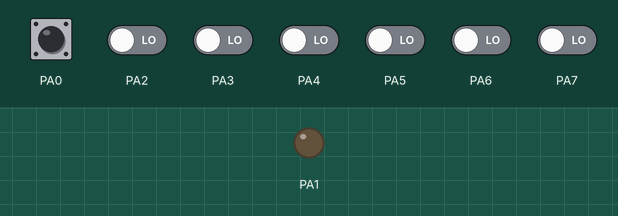
This program was run on a simulated ATmega32, built with avr-gcc and emulated at 8 MHz. On the bench: output pins drawn as LEDs (lit = HIGH). Inputs (shaded band) come from the test bench; at power-on: PA0 HIGH, PA2–7 LOW.

Above: at 1.2 s.
1.3 s: PA0 pulled LOW for 0.15 s
At 2.3 s:
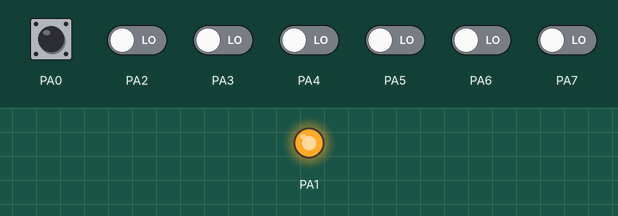
2.9 s: PA0 pulled LOW for 1 s
At 3.5 s:
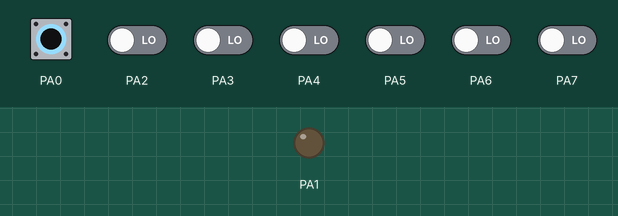
Timing chart, 0 to 5.9 s (numbered marks = the images above; inputs shaded):
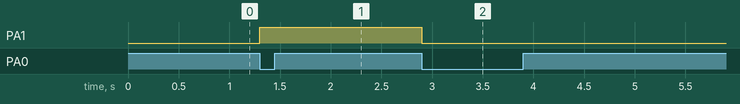

The program:

main.c
```c
#define F_CPU 8000000UL

#include "FreeRTOS.h"
#include "task.h"
#include "semphr.h"

#include "Gpio.h"
#include "Serial.h"

uint8_t flag = 0;
uint8_t flag1 = 0;

xSemaphoreHandle led  = NULL;

void read_button(void* ptr);
TaskHandle_t read_handle = NULL;

void led_toggle(void* ptr);
TaskHandle_t led_handle = NULL;

int main(void)
{
	pinMode(A0, INPUT_PULLUP);
	pinMode(A1, OUTPUT);

	xTaskCreate(read_button, "omar", 100, NULL, 1, read_handle);
	xTaskCreate(led_toggle, "ahmed", 100, NULL, 2, led_handle);

	vTaskStartScheduler();
}

void read_button(void* ptr)
{
	while(1)
	{
		if(digitalRead(A0) == 0 && flag1==0)
		{
			flag1 = 1;
			xSemaphoreGive(led);
		}
		else if(digitalRead(A0) == 1 && flag1==1)
		{
				flag1 = 0;
		}
	}
}

void led_toggle(void* ptr)
{
	led = xSemaphoreCreateBinary();
	while(1)
	{
		xSemaphoreTake(led, portMAX_DELAY);

		if(flag == 0)
		{
			digitalWrite(A1, HIGH);
			flag = 1;
		}
		else if(flag == 1)
		{
			digitalWrite(A1, LOW);
			flag = 0;
		}
	}
}
```

croutine.c
```c
// (licence header left out)
#include "FreeRTOS.h"
#include "task.h"
#include "croutine.h"

/* Remove the whole file is co-routines are not being used. */
#if ( configUSE_CO_ROUTINES != 0 )

/*
 * Some kernel aware debuggers require data to be viewed to be global, rather
 * than file scope.
 */
    #ifdef portREMOVE_STATIC_QUALIFIER
        #define static
    #endif


/* Lists for ready and blocked co-routines. --------------------*/
    static List_t pxReadyCoRoutineLists[ configMAX_CO_ROUTINE_PRIORITIES ]; /*< Prioritised ready co-routines. */
    static List_t xDelayedCoRoutineList1;                                   /*< Delayed co-routines. */
    static List_t xDelayedCoRoutineList2;                                   /*< Delayed co-routines (two lists are used - one for delays that have overflowed the current tick count. */
    static List_t * pxDelayedCoRoutineList = NULL;                          /*< Points to the delayed co-routine list currently being used. */
    static List_t * pxOverflowDelayedCoRoutineList = NULL;                  /*< Points to the delayed co-routine list currently being used to hold co-routines that have overflowed the current tick count. */
    static List_t xPendingReadyCoRoutineList;                               /*< Holds co-routines that have been readied by an external event.  They cannot be added directly to the ready lists as the ready lists cannot be accessed by interrupts. */

/* Other file private variables. --------------------------------*/
    CRCB_t * pxCurrentCoRoutine = NULL;
    static UBaseType_t uxTopCoRoutineReadyPriority = 0;
    static TickType_t xCoRoutineTickCount = 0, xLastTickCount = 0, xPassedTicks = 0;

/* The initial state of the co-routine when it is created. */
    #define corINITIAL_STATE    ( 0 )

/*
 * Place the co-routine represented by pxCRCB into the appropriate ready queue
 * for the priority.  It is inserted at the end of the list.
 *
 * This macro accesses the co-routine ready lists and therefore must not be
 * used from within an ISR.
 */
    #define prvAddCoRoutineToReadyQueue( pxCRCB )                                                                       \
    {                                                                                                                   \
        if( pxCRCB->uxPriority > uxTopCoRoutineReadyPriority )                                                          \
        {                                                                                                               \
            uxTopCoRoutineReadyPriority = pxCRCB->uxPriority;                                                           \
        }                                                                                                               \
        vListInsertEnd( ( List_t * ) &( pxReadyCoRoutineLists[ pxCRCB->uxPriority ] ), &( pxCRCB->xGenericListItem ) ); \
    }

/*
 * Utility to ready all the lists used by the scheduler.  This is called
 * automatically upon the creation of the first co-routine.
 */
    static void prvInitialiseCoRoutineLists( void );

/*
 * Co-routines that are readied by an interrupt cannot be placed directly into
 * the ready lists (there is no mutual exclusion).  Instead they are placed in
 * in the pending ready list in order that they can later be moved to the ready
 * list by the co-routine scheduler.
 */
    static void prvCheckPendingReadyList( void );

/*
 * Macro that looks at the list of co-routines that are currently delayed to
 * see if any require waking.
 *
 * Co-routines are stored in the queue in the order of their wake time -
 * meaning once one co-routine has been found whose timer has not expired
 * we need not look any further down the list.
 */
    static void prvCheckDelayedList( void );

/*-----------------------------------------------------------*/

    BaseType_t xCoRoutineCreate( crCOROUTINE_CODE pxCoRoutineCode,
                                 UBaseType_t uxPriority,
                                 UBaseType_t uxIndex )
    {
        BaseType_t xReturn;
        CRCB_t * pxCoRoutine;

        /* Allocate the memory that will store the co-routine control block. */
        pxCoRoutine = ( CRCB_t * ) pvPortMalloc( sizeof( CRCB_t ) );

        if( pxCoRoutine )
        {
            /* If pxCurrentCoRoutine is NULL then this is the first co-routine to
            * be created and the co-routine data structures need initialising. */
            if( pxCurrentCoRoutine == NULL )
            {
                pxCurrentCoRoutine = pxCoRoutine;
                prvInitialiseCoRoutineLists();
            }

            /* Check the priority is within limits. */
            if( uxPriority >= configMAX_CO_ROUTINE_PRIORITIES )
            {
                uxPriority = configMAX_CO_ROUTINE_PRIORITIES - 1;
            }

            /* Fill out the co-routine control block from the function parameters. */
            pxCoRoutine->uxState = corINITIAL_STATE;
            pxCoRoutine->uxPriority = uxPriority;
            pxCoRoutine->uxIndex = uxIndex;
            pxCoRoutine->pxCoRoutineFunction = pxCoRoutineCode;

            /* Initialise all the other co-routine control block parameters. */
            vListInitialiseItem( &( pxCoRoutine->xGenericListItem ) );
            vListInitialiseItem( &( pxCoRoutine->xEventListItem ) );

            /* Set the co-routine control block as a link back from the ListItem_t.
             * This is so we can get back to the containing CRCB from a generic item
             * in a list. */
            listSET_LIST_ITEM_OWNER( &( pxCoRoutine->xGenericListItem ), pxCoRoutine );
            listSET_LIST_ITEM_OWNER( &( pxCoRoutine->xEventListItem ), pxCoRoutine );

            /* Event lists are always in priority order. */
            listSET_LIST_ITEM_VALUE( &( pxCoRoutine->xEventListItem ), ( ( TickType_t ) configMAX_CO_ROUTINE_PRIORITIES - ( TickType_t ) uxPriority ) );

            /* Now the co-routine has been initialised it can be added to the ready
             * list at the correct priority. */
            prvAddCoRoutineToReadyQueue( pxCoRoutine );

            xReturn = pdPASS;
        }
        else
        {
            xReturn = errCOULD_NOT_ALLOCATE_REQUIRED_MEMORY;
        }

        return xReturn;
    }
/*-----------------------------------------------------------*/

    void vCoRoutineAddToDelayedList( TickType_t xTicksToDelay,
                                     List_t * pxEventList )
    {
        TickType_t xTimeToWake;

        /* Calculate the time to wake - this may overflow but this is
         * not a problem. */
        xTimeToWake = xCoRoutineTickCount + xTicksToDelay;

        /* We must remove ourselves from the ready list before adding
         * ourselves to the blocked list as the same list item is used for
         * both lists. */
        ( void ) uxListRemove( ( ListItem_t * ) &( pxCurrentCoRoutine->xGenericListItem ) );

        /* The list item will be inserted in wake time order. */
        listSET_LIST_ITEM_VALUE( &( pxCurrentCoRoutine->xGenericListItem ), xTimeToWake );

        if( xTimeToWake < xCoRoutineTickCount )
        {
            /* Wake time has overflowed.  Place this item in the
             * overflow list. */
            vListInsert( ( List_t * ) pxOverflowDelayedCoRoutineList, ( ListItem_t * ) &( pxCurrentCoRoutine->xGenericListItem ) );
        }
        else
        {
            /* The wake time has not overflowed, so we can use the
             * current block list. */
            vListInsert( ( List_t * ) pxDelayedCoRoutineList, ( ListItem_t * ) &( pxCurrentCoRoutine->xGenericListItem ) );
        }

        if( pxEventList )
        {
            /* Also add the co-routine to an event list.  If this is done then the
             * function must be called with interrupts disabled. */
            vListInsert( pxEventList, &( pxCurrentCoRoutine->xEventListItem ) );
        }
    }
/*-----------------------------------------------------------*/

    static void prvCheckPendingReadyList( void )
    {
        /* Are there any co-routines waiting to get moved to the ready list?  These
         * are co-routines that have been readied by an ISR.  The ISR cannot access
         * the ready lists itself. */
        while( listLIST_IS_EMPTY( &xPendingReadyCoRoutineList ) == pdFALSE )
        {
            CRCB_t * pxUnblockedCRCB;

            /* The pending ready list can be accessed by an ISR. */
            portDISABLE_INTERRUPTS();
            {
                pxUnblockedCRCB = ( CRCB_t * ) listGET_OWNER_OF_HEAD_ENTRY( ( &xPendingReadyCoRoutineList ) );
                ( void ) uxListRemove( &( pxUnblockedCRCB->xEventListItem ) );
            }
            portENABLE_INTERRUPTS();

            ( void ) uxListRemove( &( pxUnblockedCRCB->xGenericListItem ) );
            prvAddCoRoutineToReadyQueue( pxUnblockedCRCB );
        }
    }
/*-----------------------------------------------------------*/

    static void prvCheckDelayedList( void )
    {
        CRCB_t * pxCRCB;

        xPassedTicks = xTaskGetTickCount() - xLastTickCount;

        while( xPassedTicks )
        {
            xCoRoutineTickCount++;
            xPassedTicks--;

            /* If the tick count has overflowed we need to swap the ready lists. */
            if( xCoRoutineTickCount == 0 )
            {
                List_t * pxTemp;

                /* Tick count has overflowed so we need to swap the delay lists.  If there are
                 * any items in pxDelayedCoRoutineList here then there is an error! */
                pxTemp = pxDelayedCoRoutineList;
                pxDelayedCoRoutineList = pxOverflowDelayedCoRoutineList;
                pxOverflowDelayedCoRoutineList = pxTemp;
            }

            /* See if this tick has made a timeout expire. */
            while( listLIST_IS_EMPTY( pxDelayedCoRoutineList ) == pdFALSE )
            {
                pxCRCB = ( CRCB_t * ) listGET_OWNER_OF_HEAD_ENTRY( pxDelayedCoRoutineList );

                if( xCoRoutineTickCount < listGET_LIST_ITEM_VALUE( &( pxCRCB->xGenericListItem ) ) )
                {
                    /* Timeout not yet expired. */
                    break;
                }

                portDISABLE_INTERRUPTS();
                {
                    /* The event could have occurred just before this critical
                     *  section.  If this is the case then the generic list item will
                     *  have been moved to the pending ready list and the following
                     *  line is still valid.  Also the pvContainer parameter will have
                     *  been set to NULL so the following lines are also valid. */
                    ( void ) uxListRemove( &( pxCRCB->xGenericListItem ) );

                    /* Is the co-routine waiting on an event also? */
                    if( pxCRCB->xEventListItem.pxContainer )
                    {
                        ( void ) uxListRemove( &( pxCRCB->xEventListItem ) );
                    }
                }
                portENABLE_INTERRUPTS();

                prvAddCoRoutineToReadyQueue( pxCRCB );
            }
        }

        xLastTickCount = xCoRoutineTickCount;
    }
/*-----------------------------------------------------------*/

    void vCoRoutineSchedule( void )
    {
        /* Only run a co-routine after prvInitialiseCoRoutineLists() has been
         * called.  prvInitialiseCoRoutineLists() is called automatically when a
         * co-routine is created. */
        if( pxDelayedCoRoutineList != NULL )
        {
            /* See if any co-routines readied by events need moving to the ready lists. */
            prvCheckPendingReadyList();

            /* See if any delayed co-routines have timed out. */
            prvCheckDelayedList();

            /* Find the highest priority queue that contains ready co-routines. */
            while( listLIST_IS_EMPTY( &( pxReadyCoRoutineLists[ uxTopCoRoutineReadyPriority ] ) ) )
            {
                if( uxTopCoRoutineReadyPriority == 0 )
                {
                    /* No more co-routines to check. */
                    return;
                }

                --uxTopCoRoutineReadyPriority;
            }

            /* listGET_OWNER_OF_NEXT_ENTRY walks through the list, so the co-routines
             * of the same priority get an equal share of the processor time. */
            listGET_OWNER_OF_NEXT_ENTRY( pxCurrentCoRoutine, &( pxReadyCoRoutineLists[ uxTopCoRoutineReadyPriority ] ) );

            /* Call the co-routine. */
            ( pxCurrentCoRoutine->pxCoRoutineFunction )( pxCurrentCoRoutine, pxCurrentCoRoutine->uxIndex );
        }
    }
/*-----------------------------------------------------------*/

    static void prvInitialiseCoRoutineLists( void )
    {
        UBaseType_t uxPriority;

        for( uxPriority = 0; uxPriority < configMAX_CO_ROUTINE_PRIORITIES; uxPriority++ )
        {
            vListInitialise( ( List_t * ) &( pxReadyCoRoutineLists[ uxPriority ] ) );
        }

        vListInitialise( ( List_t * ) &xDelayedCoRoutineList1 );
        vListInitialise( ( List_t * ) &xDelayedCoRoutineList2 );
        vListInitialise( ( List_t * ) &xPendingReadyCoRoutineList );

        /* Start with pxDelayedCoRoutineList using list1 and the
         * pxOverflowDelayedCoRoutineList using list2. */
        pxDelayedCoRoutineList = &xDelayedCoRoutineList1;
        pxOverflowDelayedCoRoutineList = &xDelayedCoRoutineList2;
    }
/*-----------------------------------------------------------*/

    BaseType_t xCoRoutineRemoveFromEventList( const List_t * pxEventList )
    {
        CRCB_t * pxUnblockedCRCB;
        BaseType_t xReturn;

        /* This function is called from within an interrupt.  It can only access
         * event lists and the pending ready list.  This function assumes that a
         * check has already been made to ensure pxEventList is not empty. */
        pxUnblockedCRCB = ( CRCB_t * ) listGET_OWNER_OF_HEAD_ENTRY( pxEventList );
        ( void ) uxListRemove( &( pxUnblockedCRCB->xEventListItem ) );
        vListInsertEnd( ( List_t * ) &( xPendingReadyCoRoutineList ), &( pxUnblockedCRCB->xEventListItem ) );

        if( pxUnblockedCRCB->uxPriority >= pxCurrentCoRoutine->uxPriority )
        {
            xReturn = pdTRUE;
        }
        else
        {
            xReturn = pdFALSE;
        }

        return xReturn;
    }

#endif /* configUSE_CO_ROUTINES == 0 */
```

Serial.h
```c
/*
 * IncFile1.h
 *
 * Created: 5/16/2020 5:00:23 PM
 *  Author: Lasheen
 */


#ifndef Serial_H_
#define Serial_H_
#include <stdbool.h>


#define FLOAT 40
#define INT 41
#define CHAR 42
#define STRING 43


#define RX_INTERRUPT 50
#define TX_INTERRUPT 51
#define NO_PARITY 60
#define EVEN_PARITY 61
#define ODD_PARITY 62


void Serial_begin (int BAUD);
void Serial_print (void* data,unsigned char type);
bool Serial_available(void);
void Serial_flush(void);
unsigned char Serial_read (void);
void Serial_attachInterrupt(unsigned char Case,void (*Local_ISR)(void));
void Add_ParityBit(unsigned char UART_PARITY);
void Set_U2X_transmission(void);

void Serial_readString(unsigned char *x, unsigned char size);
void Serial_readStringUntil(unsigned char *x, unsigned char c);


#endif /* INCFILE1_H_ */
```

Gpio.h
```c
/*
 * IncFile1.h
 *
 * Created: 4/30/2020 3:47:45 AM
 *  Author: Lasheen
 */


#ifndef GPIO_H_
#define GPIO_H_

#include <stdbool.h>
#include <stdint.h>
#define A0 0
#define A1 1
#define A2 2
#define A3 3
#define A4 4
#define A5 5
#define A6 6
#define A7 7

#define B0 10
#define B1 11
#define B2 12
#define B3 13
#define B4 14
#define B5 15
#define B6 16
#define B7 17

#define C0 20
#define C1 21
#define C2 22
#define C3 23
#define C4 24
#define C5 25
#define C6 26
#define C7 27

#define D0 30
#define D1 31
#define D2 32
#define D3 33
#define D4 34
#define D5 35
#define D6 36
#define D7 37

#define INPUT 40
#define OUTPUT 41
#define INPUT_PULLUP 42
#define HIGH 51
#define LOW 50

#define INT_LOW 60
#define INT_CHANGE 61
#define INT_FALLING 62
#define INT_RISING 63

void pinMode(uint8_t pinNo,uint8_t State);
void digitalWrite(uint8_t pinNo,uint8_t Status);
bool digitalRead(uint8_t pinNo);
void attachInterrupt(uint8_t pinNo,uint8_t state,void (*Local_ISR)(void));
void noInterrupts(void);
void Interrupts(void);

#endif /* GPIO_H_ */
```

Source omitted: FreeRTOS.h (46678 bytes), croutine.h (28155 bytes), deprecated_definitions.h (7519 bytes), event_groups.c (31210 bytes), event_groups.h (32051 bytes), heap_2.c (12558 bytes), list.c (9717 bytes), list.h (23695 bytes), mpu_wrappers.h (12774 bytes), projdefs.h (6242 bytes), queue.c (123271 bytes), queue.h (65737 bytes) and 14 more

Measured:
- after the input at 1.3 s, PA1: LOW → HIGH at once
- after the input at 2.9 s, PA1: HIGH → LOW at once
